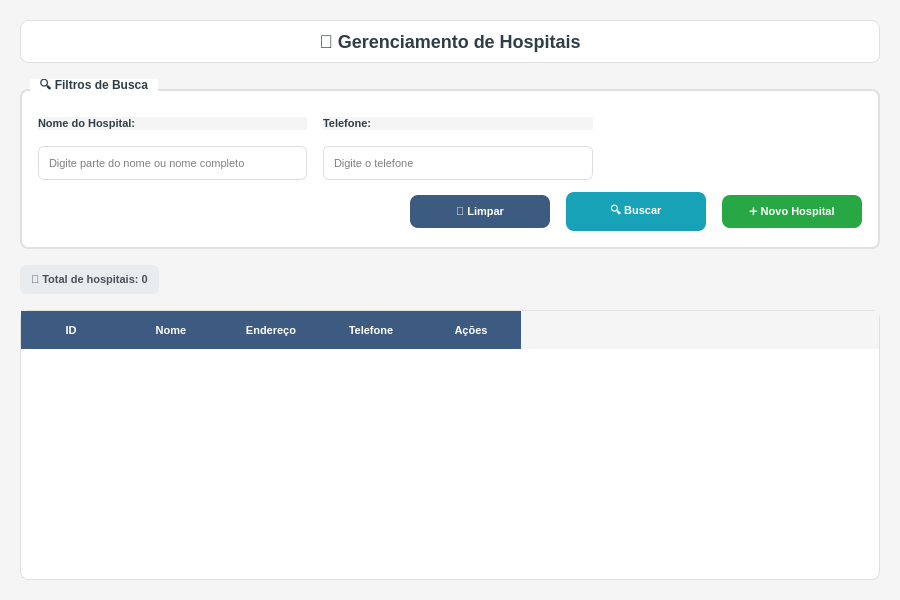
<?xml version="1.0" encoding="UTF-8"?>
<ui version="4.0">
 <class>HospitalListForm</class>
 <widget class="QWidget" name="HospitalListForm">
  <property name="geometry">
   <rect>
    <x>0</x>
    <y>0</y>
    <width>900</width>
    <height>600</height>
   </rect>
  </property>
  <property name="minimumSize">
   <size>
    <width>800</width>
    <height>500</height>
   </size>
  </property>
  <property name="windowTitle">
   <string>GEM - Gerenciamento de Hospitais</string>
  </property>
  <property name="windowIcon">
   <iconset>
    <normaloff>../../images/logo_hepp.png</normaloff>../../images/logo_hepp.png</iconset>
  </property>
  <property name="styleSheet">
   <string notr="true">QWidget {
    background-color: #f5f5f5;
    font-family: 'Segoe UI';
}

QGroupBox {
    font-weight: bold;
    font-size: 12px;
    color: #2F3E46;
    border: 2px solid #e0e0e0;
    border-radius: 8px;
    margin-top: 10px;
    padding-top: 10px;
    background-color: white;
}

QGroupBox::title {
    subcontrol-origin: margin;
    left: 10px;
    padding: 0 8px 0 8px;
    background-color: white;
}

QLabel {
    color: #2F3E46;
    font-weight: bold;
    font-size: 11px;
}

QLineEdit {
    border: 1px solid #ddd;
    border-radius: 6px;
    padding: 8px;
    background-color: white;
    font-size: 11px;
    selection-background-color: #3D5A80;
}

QLineEdit:focus {
    border: 2px solid #3D5A80;
    background-color: #f8f9ff;
}

QComboBox {
    border: 1px solid #ddd;
    border-radius: 6px;
    padding: 8px;
    background-color: white;
    font-size: 11px;
    selection-background-color: #3D5A80;
}

QComboBox:focus {
    border: 2px solid #3D5A80;
}

QComboBox::drop-down {
    border: none;
    width: 20px;
}

QComboBox::down-arrow {
    image: url();
    border: 1px solid #3D5A80;
    width: 8px;
    height: 8px;
    background-color: #3D5A80;
}

QPushButton {
    background-color: #3D5A80;
    color: white;
    border: none;
    border-radius: 8px;
    padding: 10px 20px;
    font-weight: bold;
    font-size: 11px;
    min-width: 100px;
}

QPushButton:hover {
    background-color: #2E4A66;
}

QPushButton:pressed {
    background-color: #1D3557;
}

QPushButton#btnBuscar {
    background-color: #17a2b8;
}

QPushButton#btnBuscar:hover {
    background-color: #138496;
}

QPushButton#btnBuscar:pressed {
    background-color: #0f6674;
}

QPushButton#btnNovo {
    background-color: #28a745;
}

QPushButton#btnNovo:hover {
    background-color: #218838;
}

QPushButton#btnNovo:pressed {
    background-color: #1e7e34;
}

QPushButton#btnEditar {
    background-color: #ffc107;
    color: #212529;
    min-width: 30px;
    max-width: 30px;
    min-height: 30px;
    max-height: 30px;
    padding: 5px;
}

QPushButton#btnEditar:hover {
    background-color: #e0a800;
}

QPushButton#btnEditar:pressed {
    background-color: #d39e00;
}

QPushButton#btnExcluir {
    background-color: #dc3545;
    min-width: 30px;
    max-width: 30px;
    min-height: 30px;
    max-height: 30px;
    padding: 5px;
}

QPushButton#btnExcluir:hover {
    background-color: #c82333;
}

QPushButton#btnExcluir:pressed {
    background-color: #bd2130;
}

QTableWidget {
    background-color: white;
    border: 1px solid #e0e0e0;
    border-radius: 8px;
    gridline-color: #f0f0f0;
    selection-background-color: #e3f2fd;
}

QHeaderView::section {
    background-color: #3D5A80;
    color: white;
    padding: 10px;
    border: none;
    font-weight: bold;
    font-size: 11px;
}

QTableWidget::item {
    padding: 8px;
    border-bottom: 1px solid #f0f0f0;
}

QTableWidget::item:selected {
    background-color: #e3f2fd;
    color: #1565c0;
}

QTableWidget::item:hover {
    background-color: #f5f5f5;
}

QLabel#lblContador {
    background-color: #e9ecef;
    color: #495057;
    padding: 8px;
    border-radius: 6px;
    font-weight: bold;
}
</string>
  </property>
  <layout class="QVBoxLayout" name="mainLayout">
   <property name="spacing">
    <number>16</number>
   </property>
   <property name="leftMargin">
    <number>20</number>
   </property>
   <property name="topMargin">
    <number>20</number>
   </property>
   <property name="rightMargin">
    <number>20</number>
   </property>
   <property name="bottomMargin">
    <number>20</number>
   </property>
   <item>
    <widget class="QLabel" name="lblTitulo">
     <property name="styleSheet">
      <string notr="true">QLabel {
    font-size: 18px;
    font-weight: bold;
    color: #2F3E46;
    padding: 10px;
    background-color: white;
    border-radius: 8px;
    border: 1px solid #e0e0e0;
}</string>
     </property>
     <property name="text">
      <string>🏥 Gerenciamento de Hospitais</string>
     </property>
     <property name="alignment">
      <set>Qt::AlignCenter</set>
     </property>
    </widget>
   </item>
   <item>
    <widget class="QGroupBox" name="groupFiltros">
     <property name="title">
      <string>🔍 Filtros de Busca</string>
     </property>
     <layout class="QVBoxLayout" name="filtrosLayout">
      <property name="spacing">
       <number>12</number>
      </property>
      <property name="leftMargin">
       <number>16</number>
      </property>
      <property name="topMargin">
       <number>16</number>
      </property>
      <property name="rightMargin">
       <number>16</number>
      </property>
      <property name="bottomMargin">
       <number>16</number>
      </property>
      <item>
       <layout class="QHBoxLayout" name="filtrosHorizontalLayout">
        <property name="spacing">
         <number>16</number>
        </property>
        <item>
         <layout class="QVBoxLayout" name="filtroNomeLayout">
          <item>
           <widget class="QLabel" name="lblFiltroNome">
            <property name="text">
             <string>Nome do Hospital:</string>
            </property>
           </widget>
          </item>
          <item>
           <widget class="QLineEdit" name="txtFiltroNome">
            <property name="placeholderText">
             <string>Digite parte do nome ou nome completo</string>
            </property>
            <property name="clearButtonEnabled">
             <bool>true</bool>
            </property>
           </widget>
          </item>
         </layout>
        </item>
        <item>
         <layout class="QVBoxLayout" name="filtroTelefoneLayout">
          <item>
           <widget class="QLabel" name="lblFiltroTelefone">
            <property name="text">
             <string>Telefone:</string>
            </property>
           </widget>
          </item>
          <item>
           <widget class="QLineEdit" name="txtFiltroTelefone">
            <property name="placeholderText">
             <string>Digite o telefone</string>
            </property>
            <property name="clearButtonEnabled">
             <bool>true</bool>
            </property>
           </widget>
          </item>
         </layout>
        </item>
        <item>
         <spacer name="horizontalSpacer_filtros">
          <property name="orientation">
           <enum>Qt::Horizontal</enum>
          </property>
          <property name="sizeHint" stdset="0">
           <size>
            <width>40</width>
            <height>20</height>
           </size>
          </property>
         </spacer>
        </item>
       </layout>
      </item>
      <item>
       <layout class="QHBoxLayout" name="botoesLayout">
        <property name="spacing">
         <number>16</number>
        </property>
        <item>
         <spacer name="horizontalSpacer">
          <property name="orientation">
           <enum>Qt::Horizontal</enum>
          </property>
          <property name="sizeHint" stdset="0">
           <size>
            <width>40</width>
            <height>20</height>
           </size>
          </property>
         </spacer>
        </item>
        <item>
         <widget class="QPushButton" name="btnLimpar">
          <property name="text">
           <string>🧹 Limpar</string>
          </property>
         </widget>
        </item>
        <item>
         <widget class="QPushButton" name="btnBuscar">
          <property name="text">
           <string>🔍 Buscar</string>
          </property>
          <property name="shortcut">
           <string>Return</string>
          </property>
          <property name="default">
           <bool>true</bool>
          </property>
         </widget>
        </item>
        <item>
         <widget class="QPushButton" name="btnNovo">
          <property name="text">
           <string>➕ Novo Hospital</string>
          </property>
          <property name="shortcut">
           <string>Ctrl+N</string>
          </property>
         </widget>
        </item>
       </layout>
      </item>
     </layout>
    </widget>
   </item>
   <item>
    <layout class="QHBoxLayout" name="infoLayout">
     <item>
      <widget class="QLabel" name="lblContador">
       <property name="text">
        <string>🏥 Total de hospitais: 0</string>
       </property>
      </widget>
     </item>
     <item>
      <spacer name="horizontalSpacer_2">
       <property name="orientation">
        <enum>Qt::Horizontal</enum>
       </property>
       <property name="sizeHint" stdset="0">
        <size>
         <width>40</width>
         <height>20</height>
        </size>
       </property>
      </spacer>
     </item>
    </layout>
   </item>
   <item>
    <widget class="QTableWidget" name="tableHospitais">
     <property name="alternatingRowColors">
      <bool>true</bool>
     </property>
     <property name="selectionBehavior">
      <enum>QAbstractItemView::SelectRows</enum>
     </property>
     <property name="showGrid">
      <bool>true</bool>
     </property>
     <property name="sortingEnabled">
      <bool>true</bool>
     </property>
     <property name="rowCount">
      <number>0</number>
     </property>
     <property name="columnCount">
      <number>5</number>
     </property>
     <column>
      <property name="text">
       <string>ID</string>
      </property>
     </column>
     <column>
      <property name="text">
       <string>Nome</string>
      </property>
     </column>
     <column>
      <property name="text">
       <string>Endereço</string>
      </property>
     </column>
     <column>
      <property name="text">
       <string>Telefone</string>
      </property>
     </column>
     <column>
      <property name="text">
       <string>Ações</string>
      </property>
     </column>
    </widget>
   </item>
  </layout>
 </widget>
 <tabstops>
  <tabstop>txtFiltroNome</tabstop>
  <tabstop>txtFiltroTelefone</tabstop>
  <tabstop>btnLimpar</tabstop>
  <tabstop>btnBuscar</tabstop>
  <tabstop>btnNovo</tabstop>
  <tabstop>tableHospitais</tabstop>
 </tabstops>
 <resources/>
 <connections/>
</ui>
